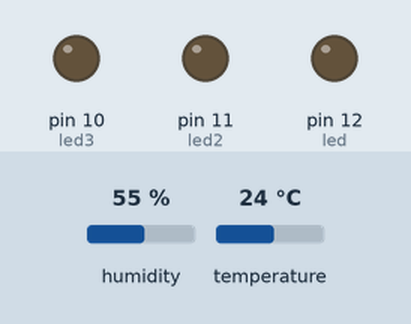
A sketch run on a simulated Arduino Uno, built with avr-gcc and run on an emulated ATmega328P. On the bench: output pins drawn as LEDs (lit = HIGH). Inputs (shaded band) come from the test bench; at power-on: humidity 55 %, temperature 24 °C. What the sketch prints to the serial monitor is not drawn.

Above: at 1.0 s.
At 2.5 s:
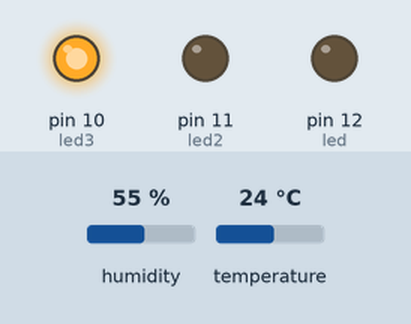
Timing chart, 0 to 5.2 s (numbered marks = the images above):
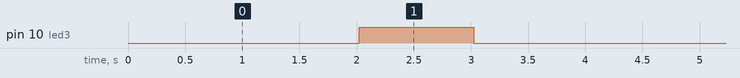

Measured:
- by itself, pin 10 (led3): alternates HIGH for 1.0 s and LOW for 3.0 s

The sketch:

sketch_apr1a.ino
```cpp
#include <DHT.h>

#define dhtPin 2
#define dhtType DHT11

int led = 12;
int led2 = 11;
int led3 = 10;

DHT dht(dhtPin, dhtType);

void setup() {
  Serial.begin(9600);
  dht.begin();

  pinMode(led, OUTPUT);
  pinMode(led2, OUTPUT);
  pinMode(led3, OUTPUT);
}

void loop() {
  int temp = dht.readTemperature();
  int umi = dht.readHumidity();

  Serial.print("Temperatura: ");
  Serial.println(temp);
  Serial.print("Umidade: ");
  Serial.println(umi);

  delay(2000);

  if (temp == 15 && umi == 15) {
    digitalWrite(led, HIGH);
    delay(1000);
    digitalWrite(led, LOW);
    delay(1000);
  } else if (temp == 25 && umi == 25) {
    digitalWrite(led2, HIGH);
    delay(1000);
    digitalWrite(led2, LOW);
    delay(1000);
  } else {
    digitalWrite(led3, HIGH);
    delay(1000);
    digitalWrite(led3, LOW);
    delay(1000);
  }
}
 
```
